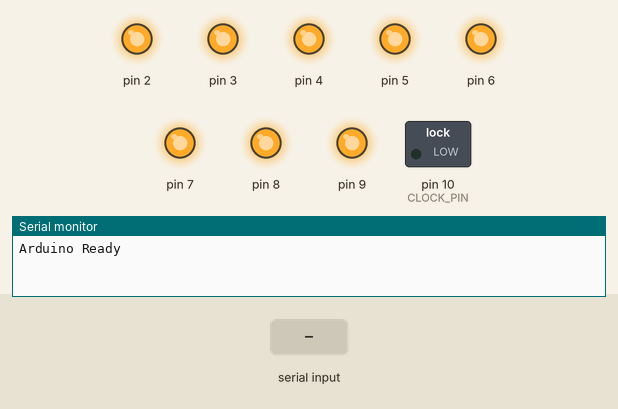
Bench run of a sketch on a simulated Arduino Uno, built with avr-gcc and run on an emulated ATmega328P. Shown: switched loads named in the sketch (green lamp = pin HIGH), output pins drawn as LEDs (lit = HIGH), the last lines printed to the serial monitor. The inputs (shaded band) are chosen by the test bench. Pins used as bus, display or sensor lines are not drawn.

Above: at 1.2 s.
1.3 s: "S,45\n" received over Serial
At 2.5 s:
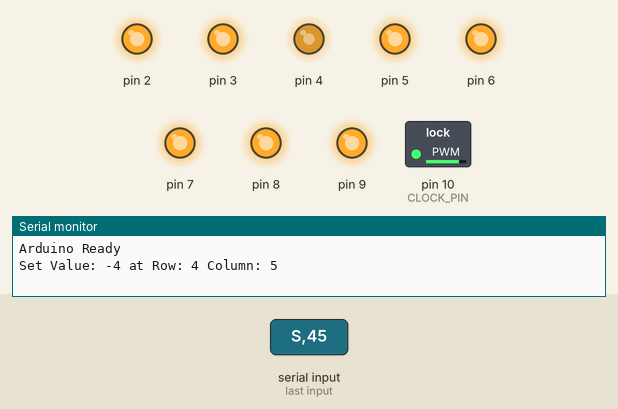
2.8 s: byte 114 ('r') received over Serial
At 3.4 s:
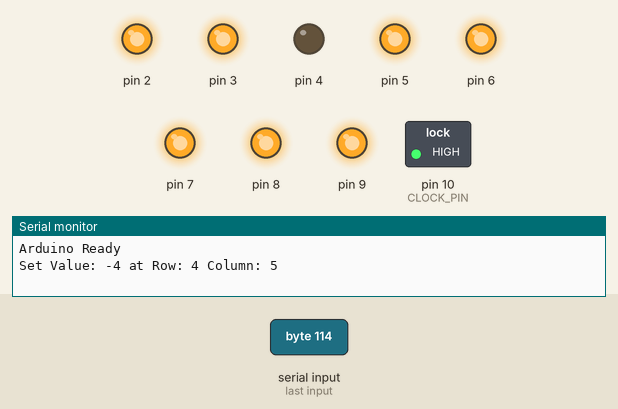
5.3 s: "R\n" received over Serial
At 6.7 s:
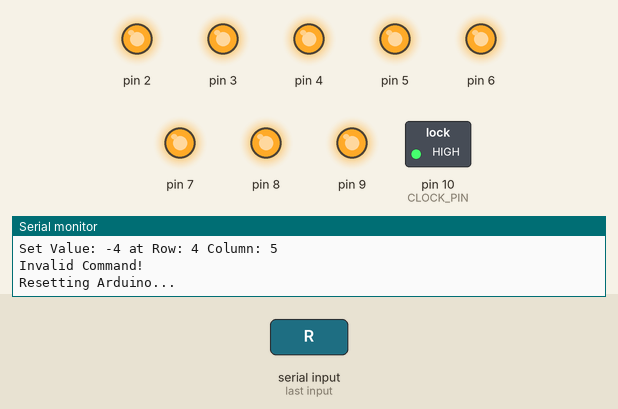
Timing chart, 0 to 8.3 s (numbered marks = the images above; inputs shaded):
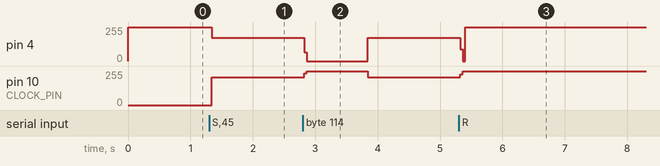

The sketch:

10_10_led_matrix.ino
```cpp
#define CLOCK_PIN 10
#define RESET_PIN 11

class LedMatrix {
  public:
    LedMatrix (int clockPin, int resetPin,
               int row0_pin, int row1_pin, int row2_pin, int row3_pin, int row4_pin,
               int row5_pin, int row6_pin, int row7_pin, int row8_pin, int row9_pin) {
      _clockPin = clockPin;
      _resetPin = resetPin;
      _rowPins[0] = row0_pin;
      _rowPins[1] = row1_pin;
      _rowPins[2] = row2_pin;
      _rowPins[3] = row3_pin;
      _rowPins[4] = row4_pin;
      _rowPins[5] = row5_pin;
      _rowPins[6] = row6_pin;
      _rowPins[7] = row7_pin;
      _rowPins[8] = row8_pin;
      _rowPins[9] = row9_pin;
    }

    void setup() {
      pinMode(_clockPin, OUTPUT);
      pinMode(_resetPin, OUTPUT);

      for (int pin = 0; pin <= 9; pin++) {
        pinMode(_rowPins[pin], OUTPUT);
      }
    }

    void reset() {
      digitalWrite(_resetPin, HIGH);
      digitalWrite(_resetPin, LOW);
    }

    void setRow(int row) {
      digitalWrite(row, LOW);
    }

    void select_column(int column) {

      for (int _column = 0; _column < column; _column++)
        clock();

    }

    void set(int row, int column) {
      select_column(column);
      digitalWrite(_rowPins[row], LOW);
    }

    void clock()
    {
      digitalWrite(_clockPin, LOW);
      digitalWrite(_clockPin, HIGH);
    }
    void clear()
    {
      for (int row = 0; row <= 9; row++) {
        digitalWrite(_rowPins[row], HIGH);
      }
      reset();
    }

  private:
    int _clockPin;
    int _resetPin;
    int _rowPins[10];
};

LedMatrix matrix (CLOCK_PIN, RESET_PIN, 0, 1, 2, 3, 4, 5, 6, 7, 8, 9);

/*
  Driver class is used to set the matrix value
  and display the matrix value from the string get from the serial port

  reset chareter will be r

  a string of chareters 100 will come with  (0,0) to (10,10)

  a count will be tere and if it faills  systerm will reste and
  sent bad agnoleggemeneyt\

  */


// Driver //
int gRow = 0, gColumn = 0;

  int reset_cb ()
  {
    matrix.reset();
    matrix.clear();
    Serial.println("reset");
    gRow = 0;
    gColumn = 0;
    return -1;
  }


  int set_cb()
  {

    // matrix.set(int r, int  c);
    // gRow = r;
    // gColumn = c;

    return -1;
  }

  int data_string[10];

  int read()
  {
     int cnt = 0;
    if (Serial.available() > 0) {

      char incomingByte = Serial.read();
      data_string[cnt++] = incomingByte;

      if (incomingByte == 'r') {
        reset_cb();
      }

      if (incomingByte == 's') {
        set_cb();
      }
      if(cnt > 10)
      {
        Serial.println(*data_string);
        cnt = 0;
      }
    }
    return -1;
  }


  int _matrix_value[10][10];


  // driver


// void setup() {

//   matrix.setup();
//   matrix.clear();

//   Serial.begin(9600);
// }


// void loop() {
//   matrix.reset();
//   matrix.clear();

//   matrix.set(0, 0);
//   matrix.clear();
//   matrix.set(3, 3);
//   matrix.clear();
//   matrix.set (gRow,gColumn);
//   matrix.clear();

//   read();

// }
int ledMatrix[10][10];  // Store LED states

int mode_selectin_state = 0;

int set_char()
{
  for (int i = 0; i < 100; i++)
  {
    int row = i / 10;
    int col = i % 10;

    if(ledMatrix[row][col] == 1)
    {
      matrix.set(row, col);
      matrix.clear();
    }
  }
}

void setup() {
    Serial.begin(9600);
    Serial.println("Arduino Ready");
    matrix.setup();
    matrix.clear();

    for (int i = 0; i < 10; i++) {
      for (int j = 0; j < 10; j++) {
        ledMatrix[i][j] = 0;
      }
    }
}

void loop() {
    if (Serial.available()) {
        String command = Serial.readStringUntil('\n'); // Read input

        if (command.length() > 0) {
            char action = command[0]; // First character (R or S)

            if (action == 'R') {
                Serial.println("Resetting Arduino...");
                delay(100);
                // asm volatile ("jmp 0"); // Software reset

                mode_selectin_state = 0;

                for (int i = 0; i < 10; i++) {
                  for (int j = 0; j < 10; j++) {
                    ledMatrix[i][j] = 0;
      }
    }

            }
            else if (action == 'S' && command.length() == 4) {
                int value = command[1] - '0';  // Convert ASCII to integer
                int row = command[2] - '0';
                int col = command[3] - '0';

                gRow = row;
                gColumn = col;

                Serial.print("Set Value: ");
                Serial.print(value);
                Serial.print(" at Row: ");
                Serial.print(row);
                Serial.print(" Column: ");
                Serial.println(col);

                mode_selectin_state = 1;
            }
            else if (action == 'W' && command.length() == 101)
            {
              for (int i = 0; i < 100; i++) {
                int row = 0 + i / 10;
                int col = 0 + i % 10;
                ledMatrix[row][col] = command[i + 1] - '0';  // Convert char to int

              }
              mode_selectin_state = 2;

              Serial.println("Matrix Updated!");

            }
            else if (action == 'W' && command.length() == 26)
            {
              for (int i = 0; i < 25; i++) {
                int row = 5 + i / 5;
                int col = 5 + i % 5;
                ledMatrix[row][col] = command[i + 1] - '0';  // Convert char to int

              }
              mode_selectin_state = 2;

              Serial.println("Matrix Updated!");

            }
            else if (action == 'W' && command.length() == 5)
            {
              for (int i = 0; i < 4; i++) {
                int row = 8 + i / 2;
                int col = 8 + i % 2;
                ledMatrix[row][col] = command[i + 1] - '0';  // Convert char to int

              }
              mode_selectin_state = 2;

              Serial.println("Matrix Updated!");

            }
            else {
                Serial.println("Invalid Command!");
            }
        }
    }

    matrix.clear();
    if (mode_selectin_state == 1)
        matrix.set(gRow, gColumn);
    if(mode_selectin_state == 2)
      set_char();
}
```

Measured:
- after the input at 1.3 s, pin 4: 255/255 → 174/255 after 0.05 s; pin 10 (CLOCK_PIN): 0/255 → 210/255 after 0.05 s
- after the input at 2.8 s, pin 4: 174/255 → 0/255 at once, → 174/255 1.0 s later; pin 10 (CLOCK_PIN): 210/255 → 255/255 at once, → 210/255 1.0 s later
- after the input at 5.3 s, pin 4: 174/255 → 255/255 at once; pin 10 (CLOCK_PIN): 210/255 → 255/255 at once
